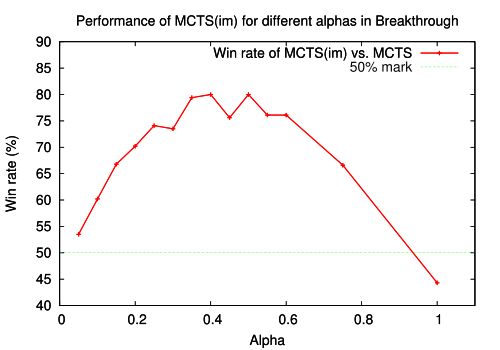

Write the gnuplot code that produced this figure.
set terminal postscript eps enhanced color "Helvetica" 20
set out 'bt-alpha.eps'
set title 'Performance of MCTS(im) for different alphas in Breakthrough'
set multiplot
set xlabel 'Alpha'
set ylabel 'Win rate (%)'
set xrange [0:1.1]
set yrange [:90]
plot "bt-alpha.dat" using 1:2 with linespoints lt 1 lw 3 title 'Win rate of MCTS(im) vs. MCTS', \
     f(x)=50.0
replot f(x) w l lw 1 lt 2 title '50% mark'
